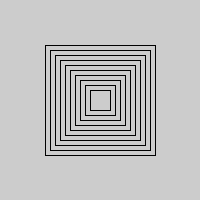
Frame 1 (no input)
Frame 2 (the mouse pressed at the canvas centre, redrawn once): identical to frame 1, image omitted

The Processing sketch that drew this single still picture (run headless with seeded random() and noise(); the mouse was pressed at the canvas centre and the sketch redrawn once):

// Processing sketch: Lab_05b_ConcentricSquares
// ── Lab_05b_ConcentricSquares.pde
int h, w, i = 0;

void setup(){
  size(200, 200);
  rectMode(CENTER);
  print(h);
  w = 10;
  h = 10;
}

void draw(){
  noFill();
  while(i < 10){
    w += 10;
    h += 10;
    rect(width / 2, height / 2, w, h);
    i++;
  }
  noLoop();
}
